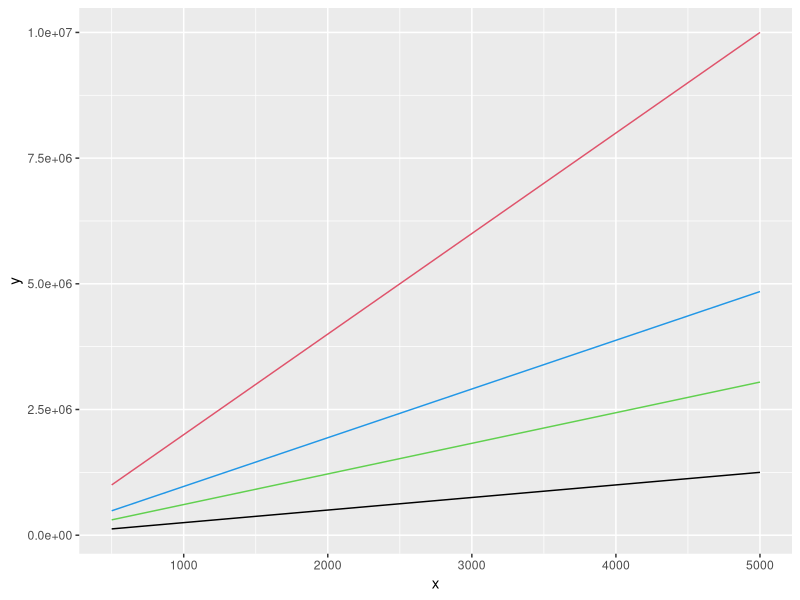
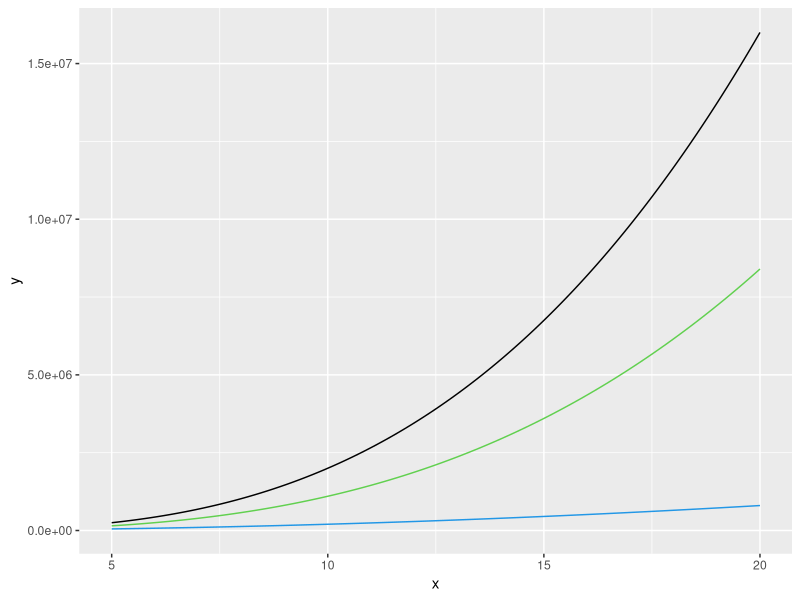
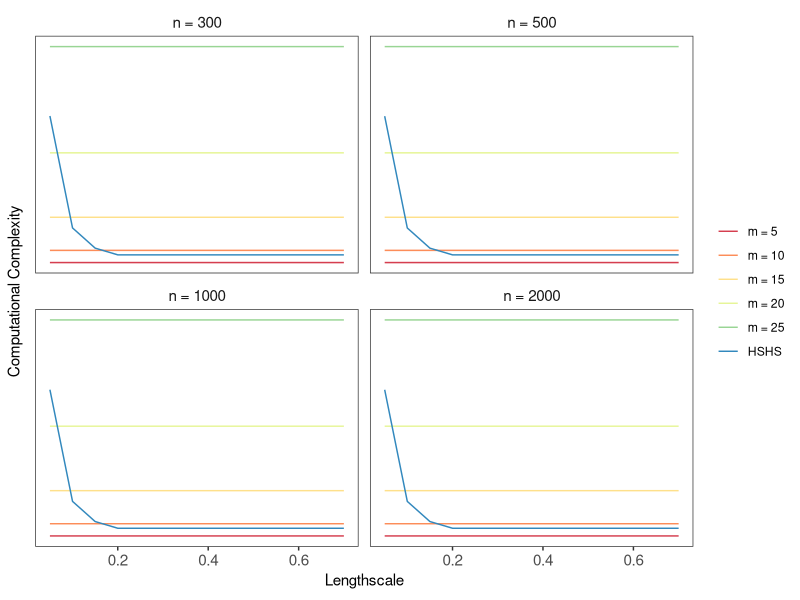
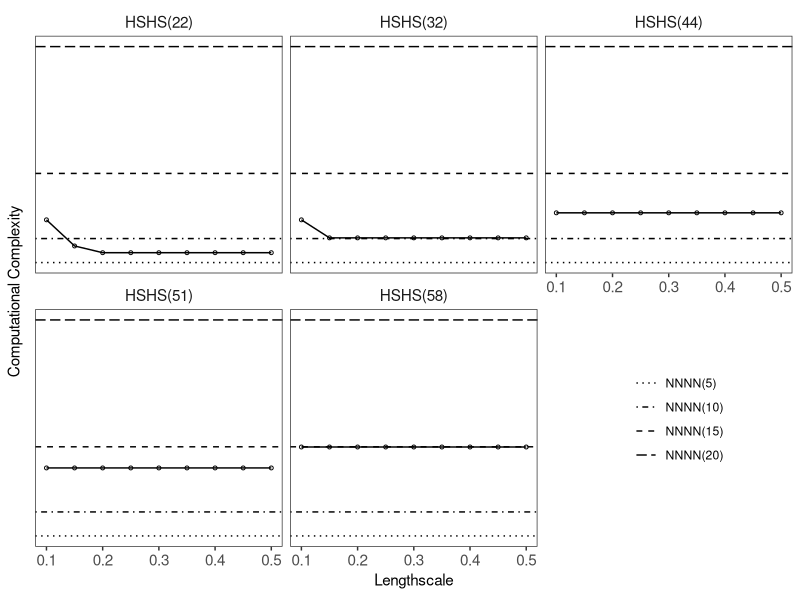
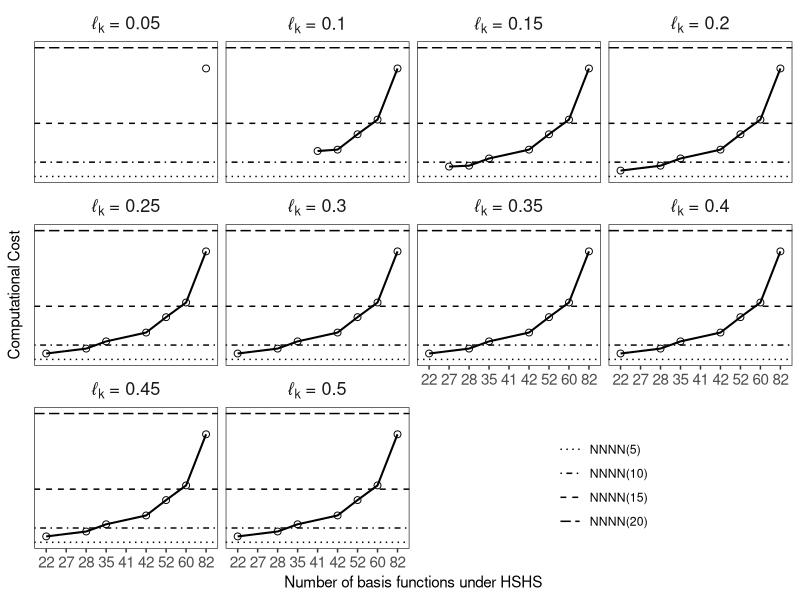
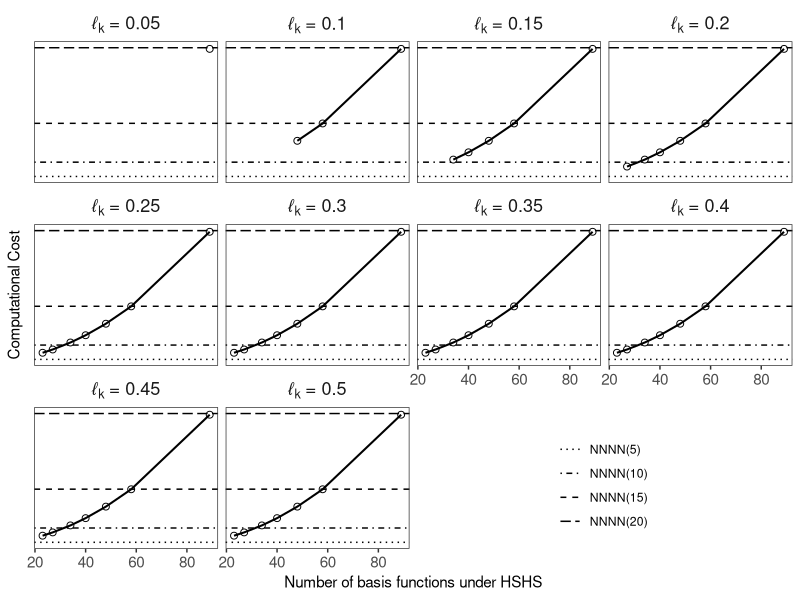

The R script that drew these images, in order:
rm(list =ls())
library(tidyverse)
## Computational Complexity
FullComputationalComplexity <- function(n) {
  2*n^3
}

NNNNComputationalComplexity <- function(n,m) {
  2*n*m^3
}

NNHSComputationalComplexity <- function(n,m,m1,m2) {
  n*m^3 + (n+1)*(m1*m2)
}

HSHSComputationalComplexity <- function(n,m1,m2) {
  2*(n+1)*(m1*m2) + n
}

set.seed(1492)
ggplot(data.frame(x = seq(500,5000,l=10)), aes(x = x)) +
  geom_function(fun = NNNNComputationalComplexity, args = list(m = 5), col = 1) +
  geom_function(fun = NNNNComputationalComplexity, args = list(m = 10), col = 2) +
  geom_function(fun = NNHSComputationalComplexity, args = list(m = 5, m1 = 22, m2 = 22), col = 3) +
  geom_function(fun = HSHSComputationalComplexity, args = list(m1 = 22, m2 = 22), col = 4) 



ggplot(data.frame(x = seq(5,20,5)), aes(x = x)) +
  geom_function(fun = function(m,n) { 2*n*m^3}, 
                args = list(n = 1000), col = 1) +
  geom_function(fun = function(m,n) {n*m^3 + (n+1)*(m*m)}, 
                args = list(n = 1000), col = 3) +
  geom_function(fun = function(m,n) {2*(n+1)*(m*m) + n}, 
                args = list(n = 1000), col = 4)


NNNNComputationalComplexity(n = 50, m = 15) / HSHSComputationalComplexity(n = 50, m1 = 42, m2 = 42)

NNNNComputationalComplexity(n = 500, m = 5) / HSHSComputationalComplexity(n = 500, m1 = 53, m2 = 23)


vector_lscale <- seq(0.05,0.7,l=14); vector_lscale
vector_c <- round(pmax(4.5*vector_lscale,1.5),2); vector_c
vector_m <- pmax(round(3.42*vector_c/vector_lscale,0),26); vector_m
library(tidyverse)
setup <- data.frame(lscale = vector_lscale, c = vector_c, m = vector_m)
xtable::xtable(setup)

setup <- setup %>%
  mutate(`m = 5_300` = NNNNComputationalComplexity(n = 300, m = 5)) %>%
  mutate(`m = 10_300` = NNNNComputationalComplexity(n = 300, m = 10)) %>%
  mutate(`m = 15_300` = NNNNComputationalComplexity(n = 300, m = 15)) %>%
  mutate(`m = 20_300` = NNNNComputationalComplexity(n = 300, m = 20)) %>%
  mutate(`m = 25_300` = NNNNComputationalComplexity(n = 300, m = 25)) %>%
  mutate(`HSHS_300` = HSHSComputationalComplexity(n = 300, m1 = m, m2 = m))

setup <- setup %>%
  mutate(`m = 5_500` = NNNNComputationalComplexity(n = 500, m = 5)) %>%
  mutate(`m = 10_500` = NNNNComputationalComplexity(n = 500, m = 10)) %>%
  mutate(`m = 15_500` = NNNNComputationalComplexity(n = 500, m = 15)) %>%
  mutate(`m = 20_500` = NNNNComputationalComplexity(n = 500, m = 20)) %>%
  mutate(`m = 25_500` = NNNNComputationalComplexity(n = 500, m = 25)) %>%
  mutate(`HSHS_500` = HSHSComputationalComplexity(n = 500, m1 = m, m2 = m))

setup <- setup %>%
  mutate(`m = 5_1000` = NNNNComputationalComplexity(n = 1000, m = 5)) %>%
  mutate(`m = 10_1000` = NNNNComputationalComplexity(n = 1000, m = 10)) %>%
  mutate(`m = 15_1000` = NNNNComputationalComplexity(n = 1000, m = 15)) %>%
  mutate(`m = 20_1000` = NNNNComputationalComplexity(n = 1000, m = 20)) %>%
  mutate(`m = 25_1000` = NNNNComputationalComplexity(n = 1000, m = 25)) %>%
  mutate(`HSHS_1000` = HSHSComputationalComplexity(n = 1000, m1 = m, m2 = m))

setup <- setup %>%
  mutate(`m = 5_2000` = NNNNComputationalComplexity(n = 2000, m = 5)) %>%
  mutate(`m = 10_2000` = NNNNComputationalComplexity(n = 2000, m = 10)) %>%
  mutate(`m = 15_2000` = NNNNComputationalComplexity(n = 2000, m = 15)) %>%
  mutate(`m = 20_2000` = NNNNComputationalComplexity(n = 2000, m = 20)) %>%
  mutate(`m = 25_2000` = NNNNComputationalComplexity(n = 2000, m = 25)) %>%
  mutate(`HSHS_2000` = HSHSComputationalComplexity(n = 2000, m1 = m, m2 = m))

setup <- setup %>% gather(Key,Value,-lscale,-c,-m)
setup <- setup %>% separate(Key, into = c("Method","n"), sep = "_")
table(setup$Method)

setup %>%
  mutate(n = recode(n, `300`=0, `500`=1, `1000`=2, `2000` =3)) %>%
  mutate(n = factor(n, labels = c("n = 300","n = 500","n = 1000","n = 2000"))) %>%
  mutate(Method = recode(Method, `m = 5`=1, `m = 10`=2, `m = 15` =3, `m = 20` = 4, `m = 25` = 5, `HSHS` = 6)) %>%
  mutate(Method = factor(Method, labels = c("m = 5","m = 10","m = 15", "m = 20", "m = 25", "HSHS"))) %>%
  ggplot(aes(x = lscale, y = Value)) + 
  geom_path(aes(col = Method), linewidth = 0.5, alpha = 2) +
  scale_colour_brewer(palette = "Spectral") +
  facet_wrap(~n, ncol = 2, scales = "free_y") +
  theme_bw() +
  xlab(bquote(Lengthscale)) +
  ylab(bquote(Computational~Complexity)) +
  theme(strip.background = element_blank(),
        strip.text = element_text(size = 11),
        panel.grid = element_blank(),
        legend.title = element_blank(),
        legend.position = "right",
        axis.text.y = element_blank(),
        axis.text.x = element_text(size = 11),
        axis.ticks.y = element_blank())
ggsave(filename = "Computational_Complexity_Plots.png", height = 6, width = 10)


##
vector_lscale <- seq(0.1,0.5,l=9); vector_lscale
vector_c <- round(pmax(4.5*vector_lscale,1.2),2); vector_c
round(3.42*vector_c/vector_lscale,0)
vector_m1 <- pmax(round(3.42*vector_c/vector_lscale,0),22); vector_m1
vector_m2 <- pmax(round(3.42*vector_c/vector_lscale,0),32); vector_m2
vector_m3 <- pmax(round(3.42*vector_c/vector_lscale,0),44); vector_m3
vector_m4 <- pmax(round(3.42*vector_c/vector_lscale,0),51); vector_m4
vector_m5 <- pmax(round(3.42*vector_c/vector_lscale,0),58); vector_m5
library(tidyverse)
setup <- data.frame(lscale = vector_lscale, c = vector_c, m1 = vector_m1, m2 = vector_m2, m3 = vector_m3, m4 = vector_m4, m5 = vector_m5)

xtable::xtable(setup)

setup <- setup %>%
  mutate(`HSHS(22)` = HSHSComputationalComplexity(n = 1000, m1 = m1, m2 = m1)) %>%
  mutate(`HSHS(32)` = HSHSComputationalComplexity(n = 1000, m1 = m2, m2 = m2)) %>%
  mutate(`HSHS(44)` = HSHSComputationalComplexity(n = 1000, m1 = m3, m2 = m3)) %>%
  mutate(`HSHS(51)` = HSHSComputationalComplexity(n = 1000, m1 = m4, m2 = m4)) %>%
  mutate(`HSHS(58)` = HSHSComputationalComplexity(n = 1000, m1 = m5, m2 = m5))

setup
setup <- setup %>% select(-c,-m1,-m2,-m3,-m4,-m5) %>% gather(Method,Value,-lscale)

table(setup$Method)

setup %>%
  mutate(Method = recode(Method, `HSHS(22)` = 1, `HSHS(32)` = 2, `HSHS(44)` = 3, `HSHS(51)` = 4, `HSHS(58)` = 5)) %>%
  mutate(Method = factor(Method, labels = c("HSHS(22)", "HSHS(32)","HSHS(44)","HSHS(51)","HSHS(58)"))) %>%
  ggplot(aes(x = lscale, y = Value)) + 
  geom_path(linewidth = 0.5, linetype = "solid") +
  geom_point(size = 1, shape = 1) +
  facet_wrap(~Method, ncol = 3) +
  scale_colour_brewer(palette = "Spectral") +
  geom_hline(aes(yintercept = NNNNComputationalComplexity(n = 1000, m = 5), linetype = "1")) +
  geom_hline(aes(yintercept = NNNNComputationalComplexity(n = 1000, m = 10), linetype = "2")) +
  geom_hline(aes(yintercept = NNNNComputationalComplexity(n = 1000, m = 15), linetype = "3")) +
  geom_hline(aes(yintercept = NNNNComputationalComplexity(n = 1000, m = 20), linetype = "4")) +
  scale_linetype_manual(values=c("dotted","dotdash","dashed","longdash"),
                        labels = c("NNNN(5)","NNNN(10)","NNNN(15)","NNNN(20)")) +
  theme_bw() +
  xlab(bquote(Lengthscale)) +
  ylab(bquote(Computational~Complexity)) +
  theme(strip.background = element_blank(),
        strip.text = element_text(size = 11),
        panel.grid = element_blank(),
        legend.title = element_blank(),
        legend.position = c(0.85,0.25),
        axis.text.y = element_blank(),
        axis.text.x = element_text(size = 11),
        axis.ticks.y = element_blank())
ggsave(filename = "Computational_Complexity_Plots.png", height = 5, width = 10)


###
## c = 1.5
vector_lscale <- seq(0.05,0.5,l=10); vector_lscale
vector_c <- round(pmax(4.5*vector_lscale,1.2),2); vector_c
round(3.42*vector_c/vector_lscale,0)
vector_m1 <- pmax(22,round(3.42*vector_c/vector_lscale,0)); vector_m1
vector_m2 <- pmax(28,round(3.42*vector_c/vector_lscale,0)); vector_m2
vector_m3 <- pmax(35,round(3.42*vector_c/vector_lscale,0)); vector_m3
vector_m4 <- pmax(42,round(3.42*vector_c/vector_lscale,0)); vector_m4
vector_m5 <- pmax(52,round(3.42*vector_c/vector_lscale,0)); vector_m5
vector_m6 <- pmax(60,round(3.42*vector_c/vector_lscale,0)); vector_m6
vector_m7 <- pmax(82,round(3.42*vector_c/vector_lscale,0)); vector_m7

#vector_m1 <- 22; vector_m1
#vector_m2 <- 26; vector_m2
#vector_m3 <- 32; vector_m3
#vector_m4 <- 44; vector_m4
#vector_m5 <- 51; vector_m5
#vector_m6 <- 58; vector_m6
library(tidyverse)
setup <- tibble(lscale = vector_lscale, c = vector_c, m1 = vector_m1, m2 = vector_m2, m3 = vector_m3, m4 = vector_m4, m5 = vector_m5, m6 = vector_m6, m7 = vector_m7)
setup <- setup %>% gather(x,m,-c,-lscale) %>% select(-x) %>% distinct()
setup
table(setup$m)

setup <- setup %>% mutate(cs = HSHSComputationalComplexity(n = 1000, m1 = m, m2 = m)) 
setup
setup <- setup %>% mutate(Method = "HSHS")
setup
setup %>% filter(lscale == 0.10)
setup %>%
  ggplot(aes(x = factor(m), y = cs)) + 
  geom_path(aes(group = 1), linewidth = 0.7) +
  geom_point(size = 2, shape = 1) +
  facet_wrap(~lscale, ncol = 4, labeller = label_bquote("\u2113"[k]~"="~.(lscale))) +
  geom_hline(aes(yintercept = NNNNComputationalComplexity(n = 1000, m = 5), linetype = "1"), linewidth = 0.5) +
  geom_hline(aes(yintercept = NNNNComputationalComplexity(n = 1000, m = 10), linetype = "2"), linewidth = 0.5) +
  geom_hline(aes(yintercept = NNNNComputationalComplexity(n = 1000, m = 15), linetype = "3"), linewidth = 0.5) +
  geom_hline(aes(yintercept = NNNNComputationalComplexity(n = 1000, m = 20), linetype = "4"), linewidth = 0.5) +
  scale_linetype_manual(values=c("dotted","dotdash","dashed","longdash"),
                        labels = c("NNNN(5)","NNNN(10)","NNNN(15)","NNNN(20)")) +
  theme_bw() +
  xlab(bquote(Number~of~basis~functions~under~HSHS)) +
  ylab(bquote(Computational~Cost)) +
  theme(strip.background = element_blank(),
        strip.text = element_text(size = 13),
        panel.grid = element_blank(),
        legend.title = element_blank(),
        legend.position = c(0.75,0.125),
        axis.text.y = element_blank(),
        axis.text.x = element_text(size = 11),
        axis.ticks.y = element_blank())
ggsave(filename = "Computational_Complexity_Plots.png", height = 7, width = 11)


## c = 1.30
vector_lscale <- seq(0.05,0.5,l=10); vector_lscale
round(4.5*vector_lscale,2)
vector_c <- pmax(1.30, round(4.5*vector_lscale,2)); vector_c
vector_c <- 1.2 + 2*vector_lscale; vector_c
cbind(vector_lscale, vector_c, round(3.42*vector_c/vector_lscale,0))
vector_m1 <- pmax(23,round(3.42*vector_c/vector_lscale,0)); vector_m1
vector_m2 <- pmax(27,round(3.42*vector_c/vector_lscale,0)); vector_m2
vector_m3 <- pmax(34,round(3.42*vector_c/vector_lscale,0)); vector_m3
vector_m4 <- pmax(40,round(3.42*vector_c/vector_lscale,0)); vector_m4
vector_m5 <- pmax(48,round(3.42*vector_c/vector_lscale,0)); vector_m5
vector_m6 <- pmax(58,round(3.42*vector_c/vector_lscale,0)); vector_m6
vector_m7 <- pmax(89,round(3.42*vector_c/vector_lscale,0)); vector_m7

library(tidyverse)
setup <- tibble(lscale = vector_lscale, c = vector_c, m1 = vector_m1, m2 = vector_m2, m3 = vector_m3, m4 = vector_m4, m5 = vector_m5, m6 = vector_m6, m7 = vector_m7)
setup <- setup %>% gather(x,m,-c,-lscale) %>% select(-x) %>% distinct()
setup
table(setup$m)

setup <- setup %>% mutate(cs = HSHSComputationalComplexity(n = 1000, m1 = m, m2 = m)) 
setup
setup <- setup %>% mutate(Method = "HSHS")
setup
setup %>% filter(lscale == 0.10)
setup %>%
  ggplot(aes(x = m, y = cs)) + 
  geom_path(linewidth = 0.7) +
  geom_point(size = 2, shape = 1) +
  facet_wrap(~lscale, ncol = 4, labeller = label_bquote("\u2113"[k]~"="~.(lscale))) +
  geom_hline(aes(yintercept = NNNNComputationalComplexity(n = 1000, m = 5), linetype = "1"), linewidth = 0.5) +
  geom_hline(aes(yintercept = NNNNComputationalComplexity(n = 1000, m = 10), linetype = "2"), linewidth = 0.5) +
  geom_hline(aes(yintercept = NNNNComputationalComplexity(n = 1000, m = 15), linetype = "3"), linewidth = 0.5) +
  geom_hline(aes(yintercept = NNNNComputationalComplexity(n = 1000, m = 20), linetype = "4"), linewidth = 0.5) +
  scale_linetype_manual(values=c("dotted","dotdash","dashed","longdash"),
                        labels = c("NNNN(5)","NNNN(10)","NNNN(15)","NNNN(20)")) +
  theme_bw() +
  xlab(bquote(Number~of~basis~functions~under~HSHS)) +
  ylab(bquote(Computational~Cost)) +
  theme(strip.background = element_blank(),
        strip.text = element_text(size = 13),
        panel.grid = element_blank(),
        legend.title = element_blank(),
        legend.position = c(0.75,0.125),
        axis.text.y = element_blank(),
        axis.text.x = element_text(size = 11),
        axis.ticks.y = element_blank())
ggsave(filename = "Computational_Complexity_Plots.png", height = 7, width = 11)
